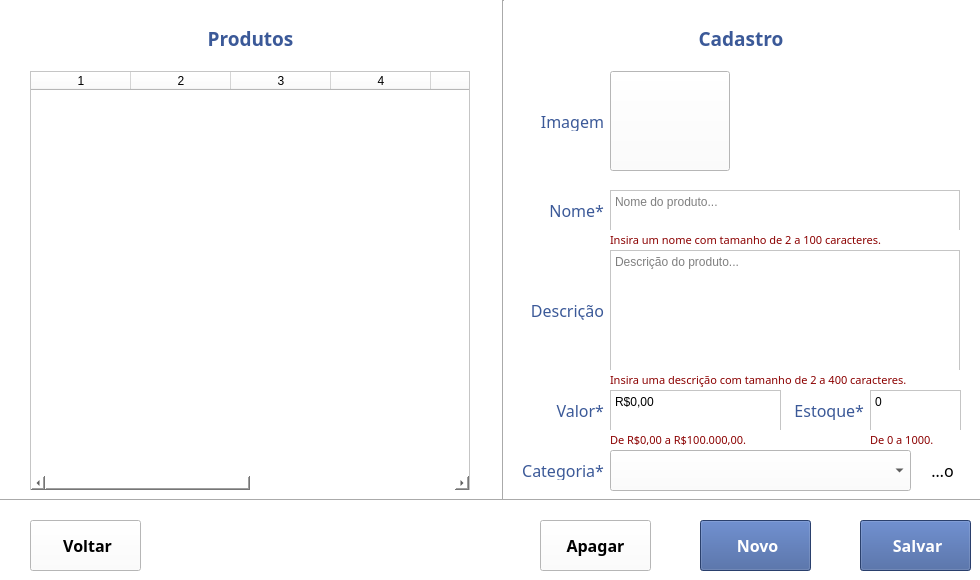
<?xml version="1.0" encoding="UTF-8"?>
<ui version="4.0">
 <class>frmProducts</class>
 <widget class="QWidget" name="frmProducts">
  <property name="windowModality">
   <enum>Qt::WindowModal</enum>
  </property>
  <property name="geometry">
   <rect>
    <x>0</x>
    <y>0</y>
    <width>980</width>
    <height>580</height>
   </rect>
  </property>
  <property name="minimumSize">
   <size>
    <width>980</width>
    <height>580</height>
   </size>
  </property>
  <property name="maximumSize">
   <size>
    <width>980</width>
    <height>580</height>
   </size>
  </property>
  <property name="windowTitle">
   <string>Produtos</string>
  </property>
  <property name="windowIcon">
   <iconset resource="../resources_rc.qrc">
    <normaloff>:/logo_icon.png</normaloff>:/logo_icon.png</iconset>
  </property>
  <property name="accessibleName">
   <string>frmProducts</string>
  </property>
  <property name="styleSheet">
   <string notr="true">background-color: white</string>
  </property>
  <property name="locale">
   <locale language="Portuguese" country="Brazil"/>
  </property>
  <widget class="QPlainTextEdit" name="pteProductName">
   <property name="geometry">
    <rect>
     <x>610</x>
     <y>190</y>
     <width>350</width>
     <height>41</height>
    </rect>
   </property>
   <property name="toolTip">
    <string extracomment="Nome do Produto">Nome do Produto</string>
   </property>
   <property name="accessibleName">
    <string>pteProductName</string>
   </property>
   <property name="styleSheet">
    <string notr="true"/>
   </property>
   <property name="tabChangesFocus">
    <bool>true</bool>
   </property>
   <property name="placeholderText">
    <string>Nome do produto...</string>
   </property>
  </widget>
  <widget class="Line" name="hline1">
   <property name="geometry">
    <rect>
     <x>0</x>
     <y>490</y>
     <width>991</width>
     <height>20</height>
    </rect>
   </property>
   <property name="accessibleName">
    <string>hline1</string>
   </property>
   <property name="orientation">
    <enum>Qt::Horizontal</enum>
   </property>
  </widget>
  <widget class="QLabel" name="lblProductDescription">
   <property name="geometry">
    <rect>
     <x>506</x>
     <y>300</y>
     <width>98</width>
     <height>20</height>
    </rect>
   </property>
   <property name="font">
    <font>
     <family>Droid Sans</family>
     <pointsize>12</pointsize>
     <weight>50</weight>
     <bold>false</bold>
    </font>
   </property>
   <property name="toolTip">
    <string extracomment="Descrição do Produto">Descrição do Produto</string>
   </property>
   <property name="accessibleName">
    <string>lblProductDescription</string>
   </property>
   <property name="styleSheet">
    <string notr="true">color: #3b5998;</string>
   </property>
   <property name="text">
    <string>Descrição</string>
   </property>
   <property name="alignment">
    <set>Qt::AlignRight|Qt::AlignTrailing|Qt::AlignVCenter</set>
   </property>
  </widget>
  <widget class="QLabel" name="lblProductCategories">
   <property name="geometry">
    <rect>
     <x>506</x>
     <y>460</y>
     <width>98</width>
     <height>20</height>
    </rect>
   </property>
   <property name="font">
    <font>
     <family>Droid Sans</family>
     <pointsize>12</pointsize>
     <weight>50</weight>
     <bold>false</bold>
    </font>
   </property>
   <property name="toolTip">
    <string extracomment="Categoria do Produto">Categoria do Produto</string>
   </property>
   <property name="accessibleName">
    <string>lblProductCategories</string>
   </property>
   <property name="styleSheet">
    <string notr="true">color: #3b5998;</string>
   </property>
   <property name="text">
    <string>Categoria*</string>
   </property>
   <property name="alignment">
    <set>Qt::AlignRight|Qt::AlignTrailing|Qt::AlignVCenter</set>
   </property>
  </widget>
  <widget class="QToolButton" name="btnProductsSave">
   <property name="geometry">
    <rect>
     <x>860</x>
     <y>520</y>
     <width>111</width>
     <height>51</height>
    </rect>
   </property>
   <property name="font">
    <font>
     <family>Droid Sans</family>
     <pointsize>12</pointsize>
     <weight>75</weight>
     <bold>true</bold>
    </font>
   </property>
   <property name="cursor">
    <cursorShape>PointingHandCursor</cursorShape>
   </property>
   <property name="toolTip">
    <string extracomment="Salvar Produto">Salvar Produto</string>
   </property>
   <property name="accessibleName">
    <string>btnProductsSave</string>
   </property>
   <property name="styleSheet">
    <string notr="true">background-color: #3b5998; color: white; font-weight: bold</string>
   </property>
   <property name="text">
    <string extracomment="Salvar"> Salvar</string>
   </property>
   <property name="icon">
    <iconset resource="../resources_rc.qrc">
     <normaloff>:/save_icon.png</normaloff>:/save_icon.png</iconset>
   </property>
   <property name="iconSize">
    <size>
     <width>32</width>
     <height>32</height>
    </size>
   </property>
   <property name="toolButtonStyle">
    <enum>Qt::ToolButtonTextBesideIcon</enum>
   </property>
  </widget>
  <widget class="QLabel" name="lblProductName">
   <property name="geometry">
    <rect>
     <x>506</x>
     <y>200</y>
     <width>98</width>
     <height>20</height>
    </rect>
   </property>
   <property name="font">
    <font>
     <family>Droid Sans</family>
     <pointsize>12</pointsize>
     <weight>50</weight>
     <bold>false</bold>
    </font>
   </property>
   <property name="toolTip">
    <string extracomment="Nome do Produto">Nome do Produto</string>
   </property>
   <property name="accessibleName">
    <string>lblProductName</string>
   </property>
   <property name="styleSheet">
    <string notr="true">color: #3b5998;</string>
   </property>
   <property name="text">
    <string>Nome*</string>
   </property>
   <property name="alignment">
    <set>Qt::AlignRight|Qt::AlignTrailing|Qt::AlignVCenter</set>
   </property>
  </widget>
  <widget class="QPlainTextEdit" name="pteProductValue">
   <property name="geometry">
    <rect>
     <x>610</x>
     <y>390</y>
     <width>171</width>
     <height>41</height>
    </rect>
   </property>
   <property name="toolTip">
    <string extracomment="Valor Unitário do Produto">Valor Unitário do Produto</string>
   </property>
   <property name="accessibleName">
    <string>pteProductValue</string>
   </property>
   <property name="styleSheet">
    <string notr="true"/>
   </property>
   <property name="verticalScrollBarPolicy">
    <enum>Qt::ScrollBarAlwaysOff</enum>
   </property>
   <property name="tabChangesFocus">
    <bool>true</bool>
   </property>
   <property name="plainText">
    <string>R$0,00</string>
   </property>
   <property name="placeholderText">
    <string>Valor unitário do produto...</string>
   </property>
  </widget>
  <widget class="QSplitter" name="splitter">
   <property name="geometry">
    <rect>
     <x>10</x>
     <y>0</y>
     <width>0</width>
     <height>0</height>
    </rect>
   </property>
   <property name="orientation">
    <enum>Qt::Vertical</enum>
   </property>
  </widget>
  <widget class="QToolButton" name="btnProductsBack">
   <property name="geometry">
    <rect>
     <x>30</x>
     <y>520</y>
     <width>111</width>
     <height>51</height>
    </rect>
   </property>
   <property name="font">
    <font>
     <family>Droid Sans</family>
     <pointsize>12</pointsize>
     <weight>75</weight>
     <bold>true</bold>
    </font>
   </property>
   <property name="cursor">
    <cursorShape>PointingHandCursor</cursorShape>
   </property>
   <property name="toolTip">
    <string extracomment="Voltar para Janela Principal">Voltar para Janela Principal</string>
   </property>
   <property name="accessibleName">
    <string>btnProductsBack</string>
   </property>
   <property name="styleSheet">
    <string notr="true">background-color: #3b5998; color: white; font-weight: bold;  QToolTip{background-color: white}</string>
   </property>
   <property name="text">
    <string extracomment="Voltar"> Voltar</string>
   </property>
   <property name="icon">
    <iconset resource="../resources_rc.qrc">
     <normaloff>:/back_icon.png</normaloff>:/back_icon.png</iconset>
   </property>
   <property name="iconSize">
    <size>
     <width>32</width>
     <height>32</height>
    </size>
   </property>
   <property name="shortcut">
    <string>Ctrl+B</string>
   </property>
   <property name="toolButtonStyle">
    <enum>Qt::ToolButtonTextBesideIcon</enum>
   </property>
   <property name="arrowType">
    <enum>Qt::NoArrow</enum>
   </property>
  </widget>
  <widget class="QWidget" name="layoutWidget">
   <property name="geometry">
    <rect>
     <x>10</x>
     <y>0</y>
     <width>2</width>
     <height>2</height>
    </rect>
   </property>
   <layout class="QVBoxLayout" name="verticalLayout"/>
  </widget>
  <widget class="QLabel" name="lblProductValue">
   <property name="geometry">
    <rect>
     <x>506</x>
     <y>400</y>
     <width>98</width>
     <height>20</height>
    </rect>
   </property>
   <property name="font">
    <font>
     <family>Droid Sans</family>
     <pointsize>12</pointsize>
     <weight>50</weight>
     <bold>false</bold>
    </font>
   </property>
   <property name="toolTip">
    <string extracomment="Valor Unitário do Produto">Valor Unitário do Produto</string>
   </property>
   <property name="accessibleName">
    <string>lblProductValue</string>
   </property>
   <property name="styleSheet">
    <string notr="true">color: #3b5998;</string>
   </property>
   <property name="text">
    <string>Valor*</string>
   </property>
   <property name="alignment">
    <set>Qt::AlignRight|Qt::AlignTrailing|Qt::AlignVCenter</set>
   </property>
  </widget>
  <widget class="QToolButton" name="btnProductsNew">
   <property name="geometry">
    <rect>
     <x>700</x>
     <y>520</y>
     <width>111</width>
     <height>51</height>
    </rect>
   </property>
   <property name="font">
    <font>
     <family>Droid Sans</family>
     <pointsize>12</pointsize>
     <weight>75</weight>
     <bold>true</bold>
     <strikeout>false</strikeout>
     <stylestrategy>PreferDefault</stylestrategy>
     <kerning>true</kerning>
    </font>
   </property>
   <property name="cursor">
    <cursorShape>PointingHandCursor</cursorShape>
   </property>
   <property name="toolTip">
    <string extracomment="Novo Produto">Novo Produto</string>
   </property>
   <property name="accessibleName">
    <string>btnProductsNew</string>
   </property>
   <property name="layoutDirection">
    <enum>Qt::LeftToRight</enum>
   </property>
   <property name="autoFillBackground">
    <bool>false</bool>
   </property>
   <property name="styleSheet">
    <string notr="true">background-color: #3b5998; color: white; font-weight: bold</string>
   </property>
   <property name="text">
    <string extracomment="Novo"> Novo</string>
   </property>
   <property name="icon">
    <iconset resource="../resources_rc.qrc">
     <normaloff>:/new_icon.png</normaloff>:/new_icon.png</iconset>
   </property>
   <property name="iconSize">
    <size>
     <width>32</width>
     <height>32</height>
    </size>
   </property>
   <property name="shortcut">
    <string>Ctrl+N</string>
   </property>
   <property name="checkable">
    <bool>false</bool>
   </property>
   <property name="toolButtonStyle">
    <enum>Qt::ToolButtonTextBesideIcon</enum>
   </property>
  </widget>
  <widget class="QPlainTextEdit" name="pteProductDescription">
   <property name="geometry">
    <rect>
     <x>610</x>
     <y>250</y>
     <width>350</width>
     <height>121</height>
    </rect>
   </property>
   <property name="toolTip">
    <string extracomment="Descrição do Produto">Descrição do Produto</string>
   </property>
   <property name="accessibleName">
    <string>pteProductDescription</string>
   </property>
   <property name="styleSheet">
    <string notr="true"/>
   </property>
   <property name="horizontalScrollBarPolicy">
    <enum>Qt::ScrollBarAlwaysOff</enum>
   </property>
   <property name="tabChangesFocus">
    <bool>true</bool>
   </property>
   <property name="placeholderText">
    <string>Descrição do produto...</string>
   </property>
  </widget>
  <widget class="QComboBox" name="cbxProductCategories">
   <property name="geometry">
    <rect>
     <x>610</x>
     <y>450</y>
     <width>301</width>
     <height>41</height>
    </rect>
   </property>
   <property name="cursor">
    <cursorShape>PointingHandCursor</cursorShape>
   </property>
   <property name="contextMenuPolicy">
    <enum>Qt::DefaultContextMenu</enum>
   </property>
   <property name="toolTip">
    <string extracomment="Categoria do Produto">Categoria do Produto</string>
   </property>
   <property name="accessibleName">
    <string>cbxProductCategories</string>
   </property>
   <property name="styleSheet">
    <string notr="true">color: black;
background-color: white;
selection-background-color: #3b5998;
selection-color: white;
</string>
   </property>
  </widget>
  <widget class="QLabel" name="lblProducts">
   <property name="geometry">
    <rect>
     <x>0</x>
     <y>28</y>
     <width>501</width>
     <height>20</height>
    </rect>
   </property>
   <property name="font">
    <font>
     <family>Droid Sans</family>
     <pointsize>14</pointsize>
     <weight>75</weight>
     <bold>true</bold>
    </font>
   </property>
   <property name="toolTip">
    <string>Lista de Produtos</string>
   </property>
   <property name="accessibleName">
    <string>lblProducts</string>
   </property>
   <property name="styleSheet">
    <string notr="true">color: #3b5998;</string>
   </property>
   <property name="text">
    <string>Produtos</string>
   </property>
   <property name="alignment">
    <set>Qt::AlignCenter</set>
   </property>
   <property name="textInteractionFlags">
    <set>Qt::NoTextInteraction</set>
   </property>
  </widget>
  <widget class="Line" name="vline1">
   <property name="geometry">
    <rect>
     <x>493</x>
     <y>0</y>
     <width>20</width>
     <height>499</height>
    </rect>
   </property>
   <property name="accessibleName">
    <string>vline1</string>
   </property>
   <property name="orientation">
    <enum>Qt::Vertical</enum>
   </property>
  </widget>
  <widget class="QSplitter" name="splitter_2">
   <property name="geometry">
    <rect>
     <x>10</x>
     <y>0</y>
     <width>0</width>
     <height>0</height>
    </rect>
   </property>
   <property name="orientation">
    <enum>Qt::Horizontal</enum>
   </property>
  </widget>
  <widget class="QLabel" name="lblProduct">
   <property name="geometry">
    <rect>
     <x>503</x>
     <y>28</y>
     <width>476</width>
     <height>20</height>
    </rect>
   </property>
   <property name="font">
    <font>
     <family>Droid Sans</family>
     <pointsize>14</pointsize>
     <weight>75</weight>
     <bold>true</bold>
    </font>
   </property>
   <property name="toolTip">
    <string>Cadastro de Produtos</string>
   </property>
   <property name="accessibleName">
    <string>lblProduct</string>
   </property>
   <property name="styleSheet">
    <string notr="true">color: #3b5998;</string>
   </property>
   <property name="text">
    <string>Cadastro</string>
   </property>
   <property name="alignment">
    <set>Qt::AlignCenter</set>
   </property>
  </widget>
  <widget class="QTableWidget" name="tblProducts">
   <property name="enabled">
    <bool>true</bool>
   </property>
   <property name="geometry">
    <rect>
     <x>30</x>
     <y>71</y>
     <width>440</width>
     <height>420</height>
    </rect>
   </property>
   <property name="cursor" stdset="0">
    <cursorShape>PointingHandCursor</cursorShape>
   </property>
   <property name="accessibleName">
    <string>tblProducts</string>
   </property>
   <property name="styleSheet">
    <string notr="true">alternate-background-color: #f7b88b;
background-color: white;
selection-background-color: #3b5998;
selection-color: white;</string>
   </property>
   <property name="editTriggers">
    <set>QAbstractItemView::NoEditTriggers</set>
   </property>
   <property name="alternatingRowColors">
    <bool>true</bool>
   </property>
   <property name="selectionMode">
    <enum>QAbstractItemView::SingleSelection</enum>
   </property>
   <property name="selectionBehavior">
    <enum>QAbstractItemView::SelectRows</enum>
   </property>
   <property name="sortingEnabled">
    <bool>true</bool>
   </property>
   <property name="rowCount">
    <number>0</number>
   </property>
   <property name="columnCount">
    <number>8</number>
   </property>
   <attribute name="verticalHeaderVisible">
    <bool>false</bool>
   </attribute>
   <column/>
   <column/>
   <column/>
   <column/>
   <column/>
   <column/>
   <column/>
   <column/>
  </widget>
  <widget class="QToolButton" name="btnProductsDelete">
   <property name="geometry">
    <rect>
     <x>540</x>
     <y>520</y>
     <width>111</width>
     <height>51</height>
    </rect>
   </property>
   <property name="font">
    <font>
     <family>Droid Sans</family>
     <pointsize>12</pointsize>
     <weight>75</weight>
     <bold>true</bold>
     <strikeout>false</strikeout>
     <stylestrategy>PreferDefault</stylestrategy>
     <kerning>true</kerning>
    </font>
   </property>
   <property name="cursor">
    <cursorShape>PointingHandCursor</cursorShape>
   </property>
   <property name="toolTip">
    <string extracomment="Remover Produto">Remover Produto</string>
   </property>
   <property name="accessibleName">
    <string>btnProductsDelete</string>
   </property>
   <property name="layoutDirection">
    <enum>Qt::LeftToRight</enum>
   </property>
   <property name="autoFillBackground">
    <bool>false</bool>
   </property>
   <property name="styleSheet">
    <string notr="true">background-color: #3b5998; color: white; font-weight: bold;  QToolTip{background-color: white}</string>
   </property>
   <property name="text">
    <string extracomment="Apagar">Apagar</string>
   </property>
   <property name="icon">
    <iconset resource="../resources_rc.qrc">
     <normaloff>:/delete_icon.png</normaloff>:/delete_icon.png</iconset>
   </property>
   <property name="iconSize">
    <size>
     <width>32</width>
     <height>32</height>
    </size>
   </property>
   <property name="shortcut">
    <string>Ctrl+N</string>
   </property>
   <property name="checkable">
    <bool>false</bool>
   </property>
   <property name="toolButtonStyle">
    <enum>Qt::ToolButtonTextBesideIcon</enum>
   </property>
  </widget>
  <widget class="QLabel" name="lblTblProductsEmpty">
   <property name="geometry">
    <rect>
     <x>30</x>
     <y>71</y>
     <width>440</width>
     <height>421</height>
    </rect>
   </property>
   <property name="font">
    <font>
     <family>Droid Sans</family>
     <pointsize>12</pointsize>
     <weight>50</weight>
     <bold>false</bold>
    </font>
   </property>
   <property name="cursor">
    <cursorShape>ArrowCursor</cursorShape>
   </property>
   <property name="toolTip">
    <string>Nenhum registro encontrado!</string>
   </property>
   <property name="accessibleName">
    <string>lblTblProductsEmpty</string>
   </property>
   <property name="text">
    <string>Nenhum registro encontrado!</string>
   </property>
   <property name="alignment">
    <set>Qt::AlignCenter</set>
   </property>
   <property name="wordWrap">
    <bool>true</bool>
   </property>
   <property name="textInteractionFlags">
    <set>Qt::NoTextInteraction</set>
   </property>
  </widget>
  <widget class="QLabel" name="lblProductImage">
   <property name="geometry">
    <rect>
     <x>506</x>
     <y>111</y>
     <width>98</width>
     <height>20</height>
    </rect>
   </property>
   <property name="font">
    <font>
     <family>Droid Sans</family>
     <pointsize>12</pointsize>
     <weight>50</weight>
     <bold>false</bold>
    </font>
   </property>
   <property name="toolTip">
    <string extracomment="Imagem do Produto">Imagem do Produto</string>
   </property>
   <property name="accessibleName">
    <string>lblProductImage</string>
   </property>
   <property name="styleSheet">
    <string notr="true">color: #3b5998;</string>
   </property>
   <property name="text">
    <string>Imagem</string>
   </property>
   <property name="alignment">
    <set>Qt::AlignRight|Qt::AlignTrailing|Qt::AlignVCenter</set>
   </property>
   <property name="wordWrap">
    <bool>false</bool>
   </property>
  </widget>
  <widget class="QToolButton" name="btnProductPicture">
   <property name="geometry">
    <rect>
     <x>610</x>
     <y>71</y>
     <width>120</width>
     <height>100</height>
    </rect>
   </property>
   <property name="sizePolicy">
    <sizepolicy hsizetype="Fixed" vsizetype="Fixed">
     <horstretch>0</horstretch>
     <verstretch>0</verstretch>
    </sizepolicy>
   </property>
   <property name="minimumSize">
    <size>
     <width>120</width>
     <height>100</height>
    </size>
   </property>
   <property name="maximumSize">
    <size>
     <width>120</width>
     <height>100</height>
    </size>
   </property>
   <property name="font">
    <font>
     <stylestrategy>PreferDefault</stylestrategy>
    </font>
   </property>
   <property name="cursor">
    <cursorShape>PointingHandCursor</cursorShape>
   </property>
   <property name="toolTip">
    <string extracomment="Imagem do Produto">Imagem do Produto</string>
   </property>
   <property name="accessibleName">
    <string>btnProductPicture</string>
   </property>
   <property name="autoFillBackground">
    <bool>false</bool>
   </property>
   <property name="styleSheet">
    <string notr="true"/>
   </property>
   <property name="text">
    <string/>
   </property>
   <property name="icon">
    <iconset resource="../resources_rc.qrc">
     <normaloff>:/defaultimage_icon.png</normaloff>:/defaultimage_icon.png</iconset>
   </property>
   <property name="iconSize">
    <size>
     <width>256</width>
     <height>256</height>
    </size>
   </property>
   <property name="shortcut">
    <string>Ctrl+I</string>
   </property>
   <property name="popupMode">
    <enum>QToolButton::DelayedPopup</enum>
   </property>
   <property name="toolButtonStyle">
    <enum>Qt::ToolButtonIconOnly</enum>
   </property>
   <property name="autoRaise">
    <bool>false</bool>
   </property>
   <property name="arrowType">
    <enum>Qt::NoArrow</enum>
   </property>
  </widget>
  <widget class="QToolButton" name="btnCategoriesNew">
   <property name="geometry">
    <rect>
     <x>920</x>
     <y>450</y>
     <width>41</width>
     <height>41</height>
    </rect>
   </property>
   <property name="font">
    <font>
     <family>Droid Sans</family>
     <pointsize>12</pointsize>
     <weight>50</weight>
     <bold>false</bold>
     <strikeout>false</strikeout>
     <stylestrategy>PreferDefault</stylestrategy>
     <kerning>true</kerning>
    </font>
   </property>
   <property name="cursor">
    <cursorShape>PointingHandCursor</cursorShape>
   </property>
   <property name="toolTip">
    <string extracomment="Nova Categoria">Nova Categoria</string>
   </property>
   <property name="accessibleName">
    <string>btnCategoriesNew</string>
   </property>
   <property name="layoutDirection">
    <enum>Qt::LeftToRight</enum>
   </property>
   <property name="autoFillBackground">
    <bool>false</bool>
   </property>
   <property name="text">
    <string extracomment="Novo"> Novo</string>
   </property>
   <property name="icon">
    <iconset resource="../resources_rc.qrc">
     <normaloff>:/new_icon.png</normaloff>:/new_icon.png</iconset>
   </property>
   <property name="iconSize">
    <size>
     <width>32</width>
     <height>32</height>
    </size>
   </property>
   <property name="shortcut">
    <string>Ctrl+G</string>
   </property>
   <property name="checkable">
    <bool>false</bool>
   </property>
   <property name="toolButtonStyle">
    <enum>Qt::ToolButtonIconOnly</enum>
   </property>
   <property name="autoRaise">
    <bool>true</bool>
   </property>
  </widget>
  <widget class="QToolButton" name="btnProductPictureDelete">
   <property name="geometry">
    <rect>
     <x>740</x>
     <y>101</y>
     <width>41</width>
     <height>41</height>
    </rect>
   </property>
   <property name="font">
    <font>
     <family>Droid Sans</family>
     <pointsize>10</pointsize>
     <weight>50</weight>
     <bold>false</bold>
     <strikeout>false</strikeout>
     <stylestrategy>PreferDefault</stylestrategy>
     <kerning>true</kerning>
    </font>
   </property>
   <property name="cursor">
    <cursorShape>PointingHandCursor</cursorShape>
   </property>
   <property name="toolTip">
    <string extracomment="Remover Imagem">Remover Imagem</string>
   </property>
   <property name="accessibleName">
    <string>btnProductPictureDelete</string>
   </property>
   <property name="layoutDirection">
    <enum>Qt::LeftToRight</enum>
   </property>
   <property name="autoFillBackground">
    <bool>false</bool>
   </property>
   <property name="text">
    <string extracomment="Remover imagem"/>
   </property>
   <property name="icon">
    <iconset resource="../resources_rc.qrc">
     <normaloff>:/delete_icon.png</normaloff>:/delete_icon.png</iconset>
   </property>
   <property name="iconSize">
    <size>
     <width>32</width>
     <height>32</height>
    </size>
   </property>
   <property name="checkable">
    <bool>false</bool>
   </property>
   <property name="toolButtonStyle">
    <enum>Qt::ToolButtonTextBesideIcon</enum>
   </property>
   <property name="autoRaise">
    <bool>true</bool>
   </property>
  </widget>
  <widget class="QLabel" name="lblProductNameValidation">
   <property name="geometry">
    <rect>
     <x>610</x>
     <y>230</y>
     <width>350</width>
     <height>20</height>
    </rect>
   </property>
   <property name="font">
    <font>
     <family>Droid Sans</family>
     <pointsize>8</pointsize>
     <weight>50</weight>
     <bold>false</bold>
    </font>
   </property>
   <property name="cursor">
    <cursorShape>BlankCursor</cursorShape>
   </property>
   <property name="toolTip">
    <string/>
   </property>
   <property name="accessibleName">
    <string>lblProductNameValidation</string>
   </property>
   <property name="styleSheet">
    <string notr="true">color: darkred</string>
   </property>
   <property name="text">
    <string>Insira um nome com tamanho de 2 a 100 caracteres.</string>
   </property>
   <property name="alignment">
    <set>Qt::AlignLeading|Qt::AlignLeft|Qt::AlignVCenter</set>
   </property>
  </widget>
  <widget class="QLabel" name="lblProductDescriptionValidation">
   <property name="geometry">
    <rect>
     <x>610</x>
     <y>370</y>
     <width>350</width>
     <height>20</height>
    </rect>
   </property>
   <property name="font">
    <font>
     <family>Droid Sans</family>
     <pointsize>8</pointsize>
     <weight>50</weight>
     <bold>false</bold>
    </font>
   </property>
   <property name="cursor">
    <cursorShape>BlankCursor</cursorShape>
   </property>
   <property name="toolTip">
    <string/>
   </property>
   <property name="accessibleName">
    <string>lblProductDescriptionValidation</string>
   </property>
   <property name="styleSheet">
    <string notr="true">color: darkred</string>
   </property>
   <property name="text">
    <string>Insira uma descrição com tamanho de 2 a 400 caracteres.</string>
   </property>
   <property name="alignment">
    <set>Qt::AlignLeading|Qt::AlignLeft|Qt::AlignVCenter</set>
   </property>
  </widget>
  <widget class="QLabel" name="lblProductValueValidation">
   <property name="geometry">
    <rect>
     <x>610</x>
     <y>430</y>
     <width>171</width>
     <height>20</height>
    </rect>
   </property>
   <property name="font">
    <font>
     <family>Droid Sans</family>
     <pointsize>8</pointsize>
     <weight>50</weight>
     <bold>false</bold>
    </font>
   </property>
   <property name="cursor">
    <cursorShape>BlankCursor</cursorShape>
   </property>
   <property name="toolTip">
    <string/>
   </property>
   <property name="accessibleName">
    <string>lblProductValueValidation</string>
   </property>
   <property name="styleSheet">
    <string notr="true">color: darkred;</string>
   </property>
   <property name="text">
    <string>De R$0,00 a R$100.000,00.</string>
   </property>
   <property name="alignment">
    <set>Qt::AlignLeading|Qt::AlignLeft|Qt::AlignVCenter</set>
   </property>
  </widget>
  <widget class="QLabel" name="lblProductAmount">
   <property name="geometry">
    <rect>
     <x>783</x>
     <y>400</y>
     <width>81</width>
     <height>20</height>
    </rect>
   </property>
   <property name="font">
    <font>
     <family>Droid Sans</family>
     <pointsize>12</pointsize>
     <weight>50</weight>
     <bold>false</bold>
    </font>
   </property>
   <property name="toolTip">
    <string extracomment="Quantidade do Produto em Estoque">Quantidade do Produto em Estoque</string>
   </property>
   <property name="accessibleName">
    <string>lblProductAmount</string>
   </property>
   <property name="styleSheet">
    <string notr="true">color: #3b5998;</string>
   </property>
   <property name="text">
    <string>Estoque*</string>
   </property>
   <property name="alignment">
    <set>Qt::AlignRight|Qt::AlignTrailing|Qt::AlignVCenter</set>
   </property>
  </widget>
  <widget class="QPlainTextEdit" name="pteProductAmount">
   <property name="geometry">
    <rect>
     <x>870</x>
     <y>390</y>
     <width>91</width>
     <height>41</height>
    </rect>
   </property>
   <property name="toolTip">
    <string extracomment="Quantidade do Produto em Estoque">Quantidade do Produto em Estoque</string>
   </property>
   <property name="accessibleName">
    <string>pteProductAmount</string>
   </property>
   <property name="styleSheet">
    <string notr="true"/>
   </property>
   <property name="midLineWidth">
    <number>0</number>
   </property>
   <property name="verticalScrollBarPolicy">
    <enum>Qt::ScrollBarAlwaysOff</enum>
   </property>
   <property name="tabChangesFocus">
    <bool>true</bool>
   </property>
   <property name="plainText">
    <string>0</string>
   </property>
   <property name="placeholderText">
    <string>Qtd. em Estoque...</string>
   </property>
  </widget>
  <widget class="QLabel" name="lblProductAmountValidation">
   <property name="geometry">
    <rect>
     <x>870</x>
     <y>430</y>
     <width>91</width>
     <height>20</height>
    </rect>
   </property>
   <property name="font">
    <font>
     <family>Droid Sans</family>
     <pointsize>8</pointsize>
     <weight>50</weight>
     <bold>false</bold>
    </font>
   </property>
   <property name="cursor">
    <cursorShape>BlankCursor</cursorShape>
   </property>
   <property name="toolTip">
    <string/>
   </property>
   <property name="accessibleName">
    <string>lblProductAmountValidation</string>
   </property>
   <property name="layoutDirection">
    <enum>Qt::LeftToRight</enum>
   </property>
   <property name="styleSheet">
    <string notr="true">color: darkred</string>
   </property>
   <property name="text">
    <string>De 0 a 1000.</string>
   </property>
   <property name="alignment">
    <set>Qt::AlignLeading|Qt::AlignLeft|Qt::AlignVCenter</set>
   </property>
  </widget>
  <zorder>lblTblProductsEmpty</zorder>
  <zorder>tblProducts</zorder>
  <zorder>pteProductName</zorder>
  <zorder>hline1</zorder>
  <zorder>lblProductDescription</zorder>
  <zorder>lblProductCategories</zorder>
  <zorder>btnProductsSave</zorder>
  <zorder>lblProductName</zorder>
  <zorder>pteProductValue</zorder>
  <zorder>splitter</zorder>
  <zorder>btnProductsBack</zorder>
  <zorder>layoutWidget</zorder>
  <zorder>lblProductValue</zorder>
  <zorder>btnProductsNew</zorder>
  <zorder>pteProductDescription</zorder>
  <zorder>cbxProductCategories</zorder>
  <zorder>lblProducts</zorder>
  <zorder>vline1</zorder>
  <zorder>splitter_2</zorder>
  <zorder>lblProduct</zorder>
  <zorder>btnProductsDelete</zorder>
  <zorder>lblProductImage</zorder>
  <zorder>btnProductPicture</zorder>
  <zorder>btnCategoriesNew</zorder>
  <zorder>btnProductPictureDelete</zorder>
  <zorder>lblProductNameValidation</zorder>
  <zorder>lblProductDescriptionValidation</zorder>
  <zorder>lblProductValueValidation</zorder>
  <zorder>lblProductAmount</zorder>
  <zorder>pteProductAmount</zorder>
  <zorder>lblProductAmountValidation</zorder>
 </widget>
 <tabstops>
  <tabstop>btnProductPicture</tabstop>
  <tabstop>btnProductPictureDelete</tabstop>
  <tabstop>pteProductName</tabstop>
  <tabstop>pteProductDescription</tabstop>
  <tabstop>pteProductValue</tabstop>
  <tabstop>pteProductAmount</tabstop>
  <tabstop>cbxProductCategories</tabstop>
  <tabstop>btnCategoriesNew</tabstop>
  <tabstop>btnProductsSave</tabstop>
  <tabstop>btnProductsNew</tabstop>
  <tabstop>btnProductsDelete</tabstop>
  <tabstop>btnProductsBack</tabstop>
  <tabstop>tblProducts</tabstop>
 </tabstops>
 <resources>
  <include location="../resources_rc.qrc"/>
 </resources>
 <connections/>
</ui>
